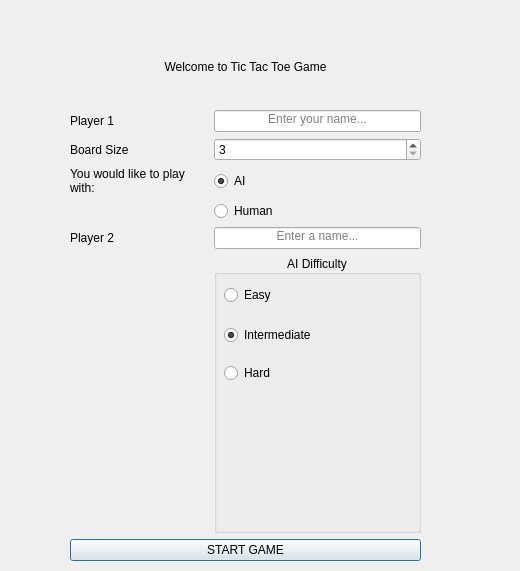
<?xml version="1.0" encoding="UTF-8"?>
<ui version="4.0">
 <class>Dialog</class>
 <widget class="QDialog" name="Dialog">
  <property name="geometry">
   <rect>
    <x>0</x>
    <y>0</y>
    <width>520</width>
    <height>571</height>
   </rect>
  </property>
  <property name="windowTitle">
   <string>Dialog</string>
  </property>
  <widget class="QWidget" name="verticalLayoutWidget">
   <property name="geometry">
    <rect>
     <x>70</x>
     <y>60</y>
     <width>351</width>
     <height>501</height>
    </rect>
   </property>
   <layout class="QVBoxLayout" name="main_menu_ly" stretch="10,30,70,0">
    <item>
     <widget class="QLabel" name="app_title">
      <property name="text">
       <string>Welcome to Tic Tac Toe Game</string>
      </property>
      <property name="alignment">
       <set>Qt::AlignHCenter|Qt::AlignTop</set>
      </property>
     </widget>
    </item>
    <item>
     <layout class="QGridLayout" name="menu_upper" rowstretch="1,1,2,0" columnstretch="0,40,0,60" rowminimumheight="1,1,2,0" columnminimumwidth="0,40,0,60">
      <item row="1" column="3">
       <widget class="QSpinBox" name="board_size">
        <property name="readOnly">
         <bool>false</bool>
        </property>
        <property name="minimum">
         <number>3</number>
        </property>
        <property name="maximum">
         <number>8</number>
        </property>
       </widget>
      </item>
      <item row="1" column="1">
       <widget class="QLabel" name="board_size_label">
        <property name="text">
         <string>Board Size</string>
        </property>
       </widget>
      </item>
      <item row="2" column="3">
       <widget class="QRadioButton" name="ai_btn">
        <property name="text">
         <string>AI</string>
        </property>
        <property name="checked">
         <bool>true</bool>
        </property>
       </widget>
      </item>
      <item row="0" column="1">
       <widget class="QLabel" name="player1_label">
        <property name="text">
         <string>Player 1</string>
        </property>
       </widget>
      </item>
      <item row="0" column="3">
       <widget class="QLineEdit" name="player1_name">
        <property name="alignment">
         <set>Qt::AlignHCenter|Qt::AlignTop</set>
        </property>
        <property name="placeholderText">
         <string>Enter your name...</string>
        </property>
       </widget>
      </item>
      <item row="2" column="1">
       <widget class="QLabel" name="opponent_choice_label">
        <property name="lineWidth">
         <number>0</number>
        </property>
        <property name="text">
         <string>You would like to play with:</string>
        </property>
        <property name="alignment">
         <set>Qt::AlignLeading|Qt::AlignLeft|Qt::AlignVCenter</set>
        </property>
        <property name="wordWrap">
         <bool>true</bool>
        </property>
       </widget>
      </item>
      <item row="3" column="3">
       <widget class="QRadioButton" name="human_btn">
        <property name="text">
         <string>Human</string>
        </property>
       </widget>
      </item>
     </layout>
    </item>
    <item>
     <layout class="QGridLayout" name="menu_lower" columnstretch="40,60" columnminimumwidth="40,60">
      <item row="0" column="1">
       <widget class="QLineEdit" name="player2_name">
        <property name="text">
         <string/>
        </property>
        <property name="alignment">
         <set>Qt::AlignHCenter|Qt::AlignTop</set>
        </property>
        <property name="placeholderText">
         <string>Enter a name...</string>
        </property>
       </widget>
      </item>
      <item row="0" column="0">
       <widget class="QLabel" name="player2_label">
        <property name="enabled">
         <bool>true</bool>
        </property>
        <property name="text">
         <string>Player 2</string>
        </property>
       </widget>
      </item>
      <item row="1" column="1">
       <widget class="QGroupBox" name="ai_difficulty_gbtns">
        <property name="title">
         <string>AI Difficulty</string>
        </property>
        <property name="alignment">
         <set>Qt::AlignCenter</set>
        </property>
        <widget class="QRadioButton" name="easy_level">
         <property name="geometry">
          <rect>
           <x>10</x>
           <y>30</y>
           <width>89</width>
           <height>20</height>
          </rect>
         </property>
         <property name="text">
          <string>Easy</string>
         </property>
        </widget>
        <widget class="QRadioButton" name="intermediate_level">
         <property name="geometry">
          <rect>
           <x>10</x>
           <y>70</y>
           <width>89</width>
           <height>20</height>
          </rect>
         </property>
         <property name="text">
          <string>Intermediate</string>
         </property>
         <property name="checked">
          <bool>true</bool>
         </property>
        </widget>
        <widget class="QRadioButton" name="hard_level">
         <property name="geometry">
          <rect>
           <x>10</x>
           <y>110</y>
           <width>89</width>
           <height>16</height>
          </rect>
         </property>
         <property name="text">
          <string>Hard</string>
         </property>
        </widget>
       </widget>
      </item>
     </layout>
    </item>
    <item>
     <widget class="QPushButton" name="start_game_btn">
      <property name="text">
       <string>START GAME</string>
      </property>
     </widget>
    </item>
   </layout>
  </widget>
 </widget>
 <resources/>
 <connections/>
</ui>
